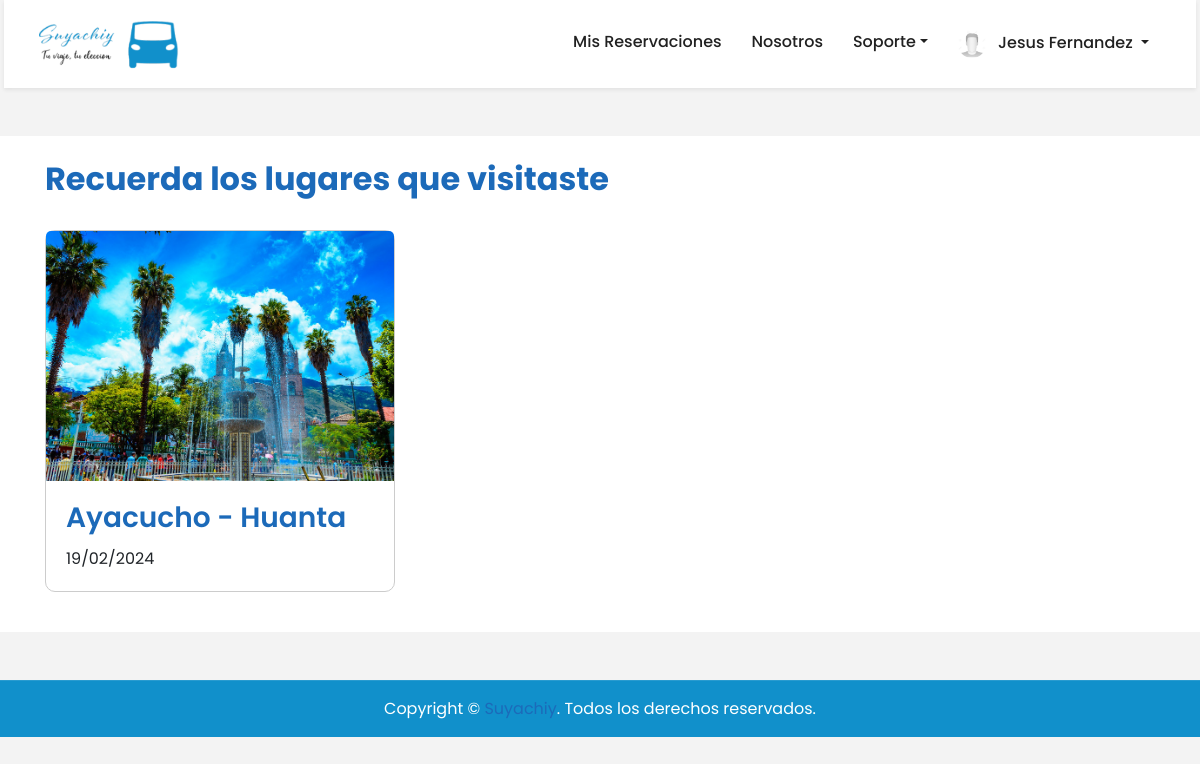
The page /pages/clientes/viajes.php (signed in) on the database its author committed.
### tables this page shows
CREATE TABLE `viajes` (
  `id_viaje` int(11) NOT NULL,
  `conductor_id` int(11) DEFAULT NULL,
  `origen_id` int(11) DEFAULT NULL,
  `destino_id` int(11) DEFAULT NULL,
  `precio` decimal(10,2) DEFAULT NULL,
  `plazas_disponibles` int(11) DEFAULT NULL,
  `fecha_salida` varchar(15) NOT NULL,
  `hora` time NOT NULL,
  `estado` int(2) NOT NULL
);

CREATE TABLE `ubicaciones` (
  `id_ubicacion` int(11) NOT NULL,
  `ubicacion` varchar(100) DEFAULT NULL,
  `foto` varchar(50) NOT NULL DEFAULT 'vacio'
);

### pages/clientes/viajes.php (the view, shortened to what this page needs)
<?php
    include_once("../../drivers/config//conexion.php");
?>
<!doctype html>
<html>
    <head>
    <link rel="stylesheet" href="../../css/cliente.css">
    <link href="https://cdnjs.cloudflare.com/ajax/libs/font-awesome/5.10.0/css/all.min.css" rel="stylesheet">
    <link href="../../lib/owlcarousel/assets/owl.carousel.min.css" rel="stylesheet">
    <link href="../../css/bootstrap/bootstrap.min.css" rel="stylesheet" />
    <link href="../../css/style.css" rel="stylesheet">
    <link rel="stylesheet" href="https://cdn.jsdelivr.net/npm/bootstrap-icons@1.11.3/font/bootstrap-icons.min.css">
</head>
<body oncontextmenu='return false' class='snippet-body'>
<?php
    include_once("../../inc/clientes/header.php");
    $id=$_SESSION['id'];
    $consulta="SELECT
    v.fecha_salida as fs,
    u.ubicacion as ub,u.foto as f
    FROM reservas as r INNER JOIN viajes as v
    ON r.viaje_id=v.id_viaje
    INNER JOIN ubicaciones as u
    ON v.destino_id=u.id_ubicacion
    WHERE r.pasajero_id=$id";
    $consulta=mysqli_query($conexion,$consulta);
    ?>
    <section class="bg-light py-4 my-5">
        <div class="container">
            <div class="row">
                <div class="col-12">
                    <h2 class="mb-3 text-primary">Recuerda los lugares que visitaste</h2>
                </div>
                <?php
                    while($row=mysqli_fetch_array($consulta)){
                ?>
                <div class="col-md-6 col-lg-4">
                    <a href="viaje.php">
                        <div class="card my-3 btn123">
                        <img src="../../<?php echo $row['f']; ?>" class="card-img-top" alt="ciudad sin foto">
                            <div class="card-body">
                                <h3 class="card-title text-primary"><?php echo $row["ub"]; ?></h3>
                                <p class="card-text">
                                    <?php echo $row["fs"]; ?>
                                </p>
                            </div>
                        </div>
                    </a>
                </div>
                <?php
                    }
                ?>
            </div>
        </div>
    </section>
    <?php
        include_once("../../inc/clientes/footer.php");
    ?>
</body>
</html>

### pages/clientes/viajes.php (style rules this page uses)
.card-img-top { max-height: 250px; overflow: hidden; }
.btn123 { background-color: #fff; border: 1px solid #ccc; border-radius: 10px; transition: background-color 0.3s ease, transform 0.3s ease; }

### rows shown on the page
viajes: destino.foto (picture), destino.ubicacion "Ayacucho - Huanta", fecha_salida "19/02/2024"

### other values the page prints
$_SESSION['nombre'] "Jesus"
$_SESSION['apellidos'] "Fernandez"
